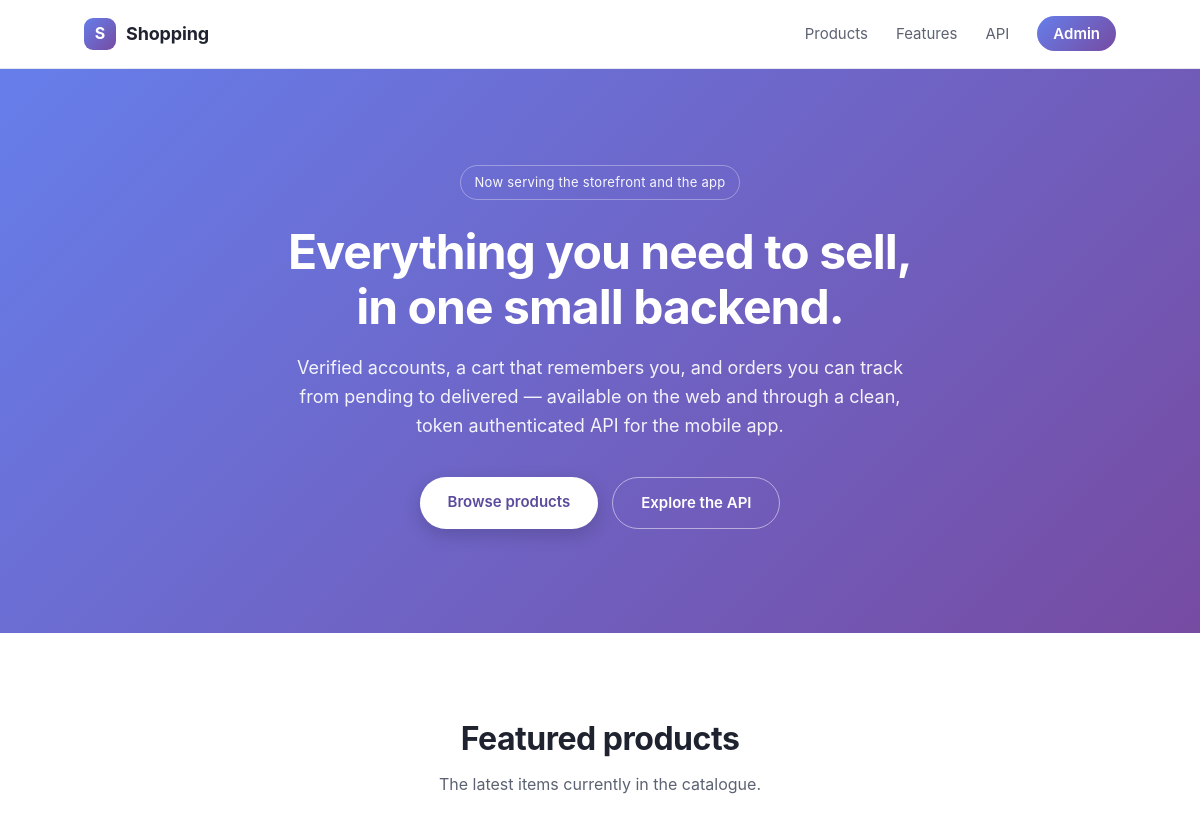
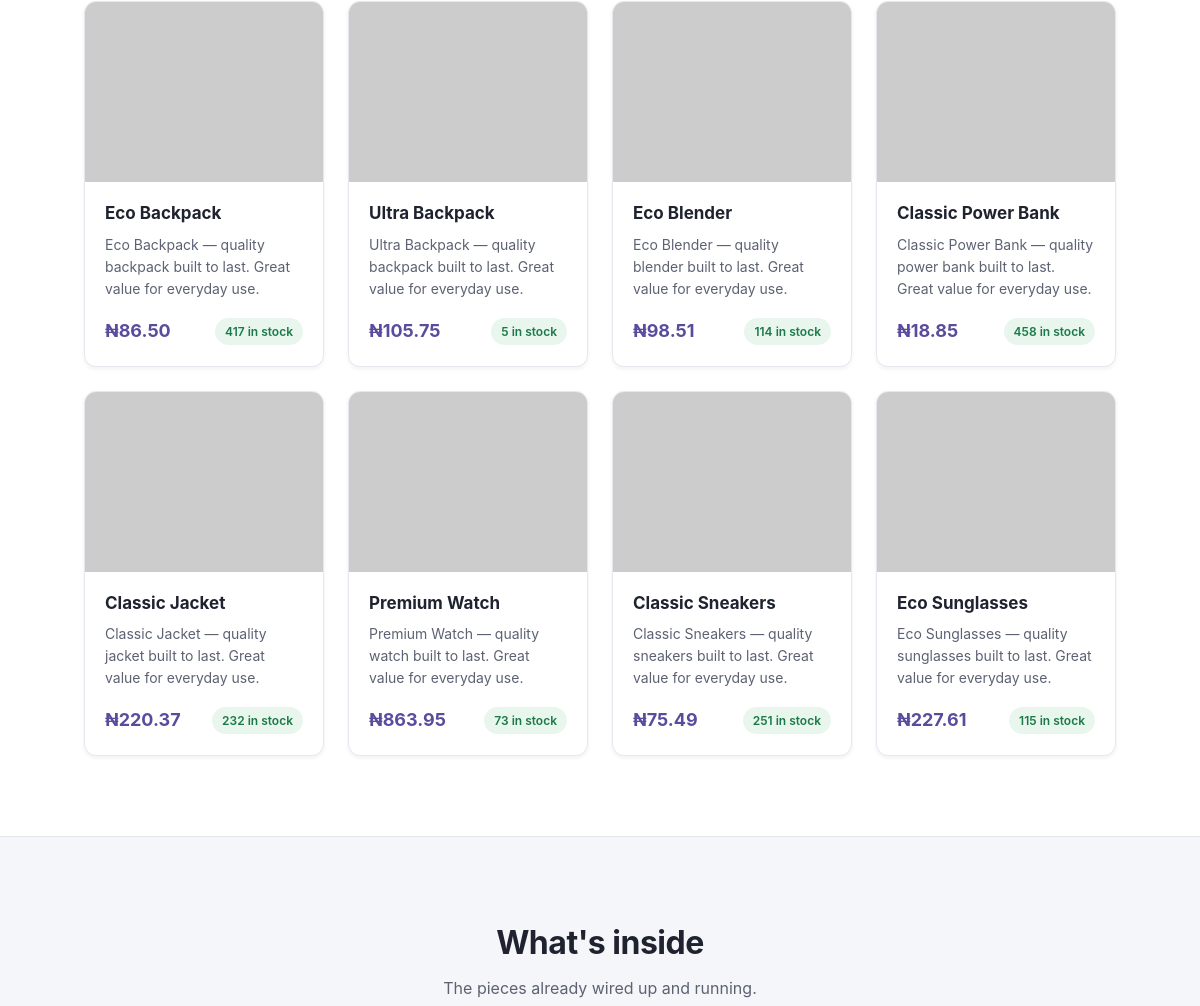
Before: / (upper part) with the older database file (2 pictures, top to bottom).
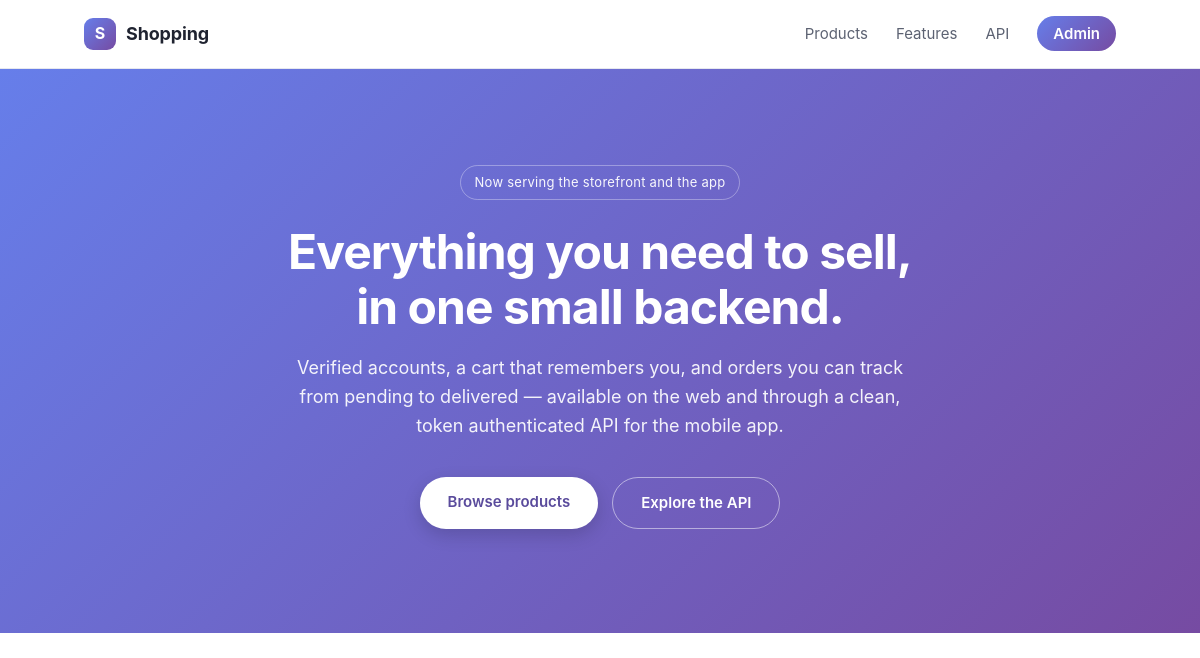
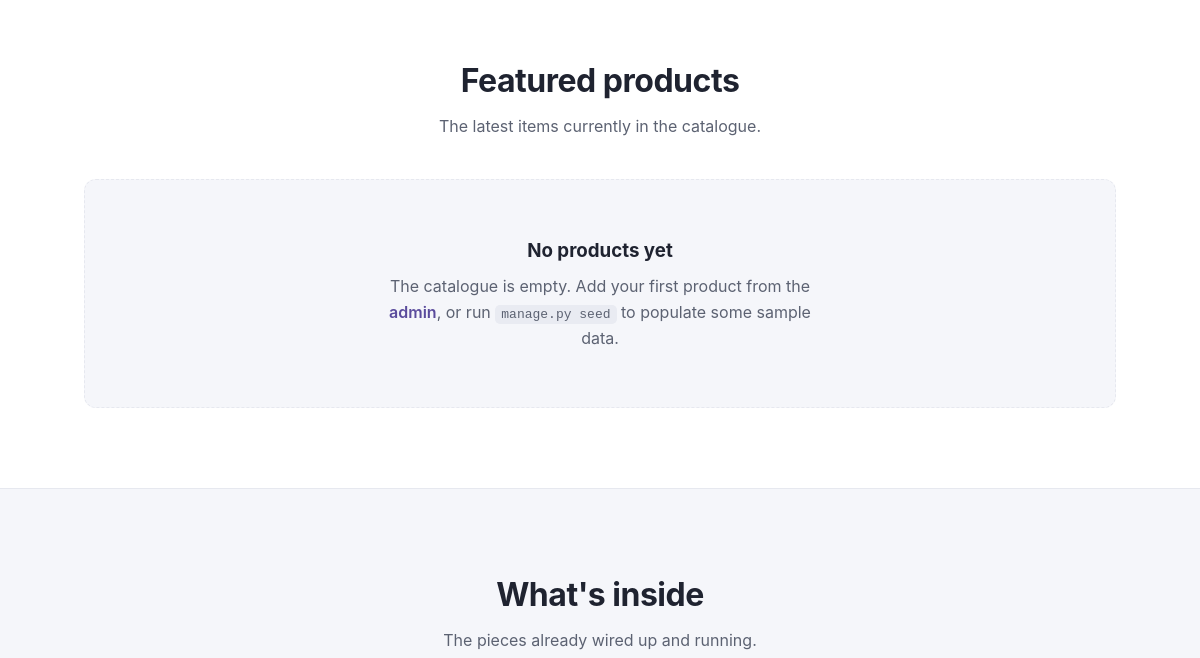
After: the same page with the newer database file (2 pictures, top to bottom).
### apps/core/models.py (models this page shows, shortened)
class Product(models.Model):
    name = models.CharField(max_length=30)
    description = models.TextField()
    price = models.DecimalField(max_digits=10, decimal_places=2)
    stock = models.PositiveIntegerField(default=0)
    created_at = models.DateTimeField(auto_now_add=True)
    updated_at = models.DateTimeField(auto_now=True)
    is_active = models.BooleanField(default=True)
    user = models.ForeignKey(User, on_delete=models.CASCADE)
    image = models.URLField(blank=True, null=True)

### apps/landing/views.py (the view)
# urls.py: path('', views.home, name='home'),
def home(request):
    products = Product.objects.filter(is_active=True).order_by('-created_at')[:8]
    return render(request, 'landing/home.html', {'products': products})

### apps/landing/templates/landing/home.html (shortened to what this page needs)
{% load static %}
<!DOCTYPE html>
<html lang="en">
<head>
    <link rel="stylesheet" href="{% static 'landing/css/landing.css' %}">
</head>
<body>
    <header class="nav-wrap">
        <nav class="nav container">
            <a class="brand" href="{% url 'landing:home' %}">
                <span class="brand-mark">S</span>
                <span class="brand-name">Shopping</span>
            </a>
            <ul class="nav-links">
                <li><a href="#products">Products</a></li>
                <li><a href="#features">Features</a></li>
                <li><a href="/api/core/product-list/">API</a></li>
                <li><a class="nav-cta" href="/admin/">Admin</a></li>
            </ul>
        </nav>
    </header>
    <main>
        <section class="hero">
            <div class="container hero-inner">
                <p class="eyebrow">Now serving the storefront and the app</p>
                <h1>Everything you need to sell,<br>in one small backend.</h1>
                <p class="lede">
                    Verified accounts, a cart that remembers you, and orders you can track from
                    pending to delivered &mdash; available on the web and through a clean, token
                    authenticated API for the mobile app.
                </p>
                <div class="hero-actions">
                    <a class="btn btn-primary" href="#products">Browse products</a>
                    <a class="btn btn-ghost" href="/api/core/product-list/">Explore the API</a>
                </div>
            </div>
        </section>
        <section class="section" id="products">
            <div class="container">
                <div class="section-head">
                    <h2>Featured products</h2>
                    <p>The latest items currently in the catalogue.</p>
                </div>
                <div class="product-grid">
                    {% for product in products %}
                    <article class="card">
                        {% if product.image %}
                        <img class="card-img" src="{{ product.image }}" alt="{{ product.name }}" loading="lazy">
                        {% else %}
                        <div class="card-img card-img--placeholder" aria-hidden="true">{{ product.name|first|upper }}</div>
                        {% endif %}
                        <div class="card-body">
                            <h3 class="card-title">{{ product.name }}</h3>
                            <p class="card-text">{{ product.description|truncatewords:15 }}</p>
                            <div class="card-foot">
                                <span class="price">&#8358;{{ product.price|floatformat:2 }}</span>
                                {% if product.stock %}
                                <span class="badge badge-in">{{ product.stock }} in stock</span>
                                {% else %}
                                <span class="badge badge-out">Out of stock</span>
                                {% endif %}
                            </div>
                        </div>
                    </article>
                    {% empty %}
                    <div class="empty">
                        <h3>No products yet</h3>
                        <p>
                            The catalogue is empty. Add your first product from the
                            <a href="/admin/">admin</a>, or run <code>manage.py seed</code> to
                            populate some sample data.
                        </p>
                    </div>
                    {% endfor %}
                </div>
            </div>
        </section>
        <section class="section section-alt" id="features">
            <div class="container">
                <div class="section-head">
                    <h2>What's inside</h2>
                    <p>The pieces already wired up and running.</p>
                </div>
            </div>
        </section>
    </main>
</body>
</html>

### apps/landing/static/landing/css/landing.css (style rules this page uses)
:root { --accent-start: #667eea; --accent-end: #764ba2; --accent: #667eea; --accent-deep: #5a4b9c; --ink: #1f2330; --ink-soft: #5c6272; --line: #e6e8ef; --surface: #ffffff; --surface-alt: #f5f6fa; --radius: 12px; --shadow: 0 2px 4px rgba(0, 0, 0, 0.06); --shadow-lift: 0 12px 28px rgba(31, 35, 48, 0.12); --gradient: linear-gradient(135deg, var(--accent-start) 0%, var(--accent-end) 100%); }
* { margin: 0; padding: 0; box-sizing: border-box; }
body { font-family: -apple-system, BlinkMacSystemFont, 'Segoe UI', Roboto, 'Helvetica Neue', Arial, sans-serif; background-color: var(--surface); color: var(--ink); line-height: 1.6; -webkit-font-smoothing: antialiased; }
a { color: inherit; text-decoration: none; }
.container { max-width: 1080px; margin: 0 auto; padding: 0 24px; }
.nav-wrap { position: sticky; top: 0; z-index: 10; background-color: rgba(255, 255, 255, 0.92); backdrop-filter: saturate(180%) blur(10px); border-bottom: 1px solid var(--line); }
.nav { display: flex; align-items: center; justify-content: space-between; gap: 24px; height: 68px; }
.brand { display: inline-flex; align-items: center; gap: 10px; font-weight: 700; letter-spacing: -0.01em; }
.brand-mark { display: grid; place-items: center; width: 32px; height: 32px; border-radius: 9px; background: var(--gradient); color: #fff; font-size: 16px; font-weight: 700; }
.brand-name { font-size: 18px; }
.nav-links { display: flex; align-items: center; gap: 28px; list-style: none; font-size: 15px; }
.nav-links a { color: var(--ink-soft); transition: color 0.15s ease; }
.nav-cta { padding: 8px 16px; border-radius: 999px; background: var(--gradient); color: #fff !important; font-weight: 600; }
.hero { background: var(--gradient); color: #fff; padding: 96px 0 104px; text-align: center; }
.hero-inner { max-width: 780px; }
.eyebrow { display: inline-block; padding: 6px 14px; margin-bottom: 24px; border: 1px solid rgba(255, 255, 255, 0.35); border-radius: 999px; font-size: 13px; letter-spacing: 0.02em; opacity: 0.95; }
.hero h1 { font-size: 48px; line-height: 1.15; letter-spacing: -0.02em; margin-bottom: 20px; }
.lede { font-size: 18px; opacity: 0.92; margin: 0 auto 36px; max-width: 620px; }
.hero-actions { display: flex; justify-content: center; flex-wrap: wrap; gap: 14px; }
.btn { display: inline-block; padding: 13px 28px; border-radius: 999px; font-size: 15px; font-weight: 600; transition: transform 0.15s ease, box-shadow 0.15s ease, background-color 0.15s ease; }
.btn-primary { background-color: #fff; color: var(--accent-deep); box-shadow: 0 6px 18px rgba(0, 0, 0, 0.16); }
.btn-ghost { border: 1px solid rgba(255, 255, 255, 0.5); color: #fff; }
.section { padding: 80px 0; }
.section-alt { background-color: var(--surface-alt); border-top: 1px solid var(--line); border-bottom: 1px solid var(--line); }
.section-head { margin-bottom: 40px; text-align: center; }
.section-head h2 { font-size: 32px; letter-spacing: -0.015em; margin-bottom: 8px; }
.section-head p { color: var(--ink-soft); }
.product-grid { display: grid; grid-template-columns: repeat(auto-fill, minmax(240px, 1fr)); gap: 24px; }
.empty { grid-column: 1 / -1; padding: 56px 24px; text-align: center; border: 1px dashed var(--line); border-radius: var(--radius); background-color: var(--surface-alt); }
.empty h3 { margin-bottom: 8px; }
.empty p { color: var(--ink-soft); max-width: 440px; margin: 0 auto; }
.empty a { color: var(--accent-deep); font-weight: 600; }
.empty code { padding: 2px 6px; border-radius: 5px; background-color: #e9ebf2; font-size: 13px; }

Changed rows visible on the page:
removed Product: name "Eco Backpack", description "Eco Backpack — quality backpack built to last. Great value for everyday use.", price "86.50", stock "417"
removed Product: name "Ultra Backpack", description "Ultra Backpack — quality backpack built to last. Great value for everyday use.", price "105.75", stock "5"
removed Product: name "Eco Blender", description "Eco Blender — quality blender built to last. Great value for everyday use.", price "98.51", stock "114"
removed Product: name "Classic Power Bank", description "Classic Power Bank — quality power bank built to last. Great value for everyday use.", price "18.85", stock "458"
removed Product: name "Classic Jacket", description "Classic Jacket — quality jacket built to last. Great value for everyday use.", price "220.37", stock "232"
removed Product: name "Premium Watch", description "Premium Watch — quality watch built to last. Great value for everyday use.", price "863.95", stock "73"
removed Product: name "Classic Sneakers", description "Classic Sneakers — quality sneakers built to last. Great value for everyday use.", price "75.49", stock "251"
removed Product: name "Eco Sunglasses", description "Eco Sunglasses — quality sunglasses built to last. Great value for everyday use.", price "227.61", stock "115"
Other visible differences:
text now shown: "No products yet The catalogue is empty. Add your first product from the admin , or run manage.py seed to populate some sample data."
